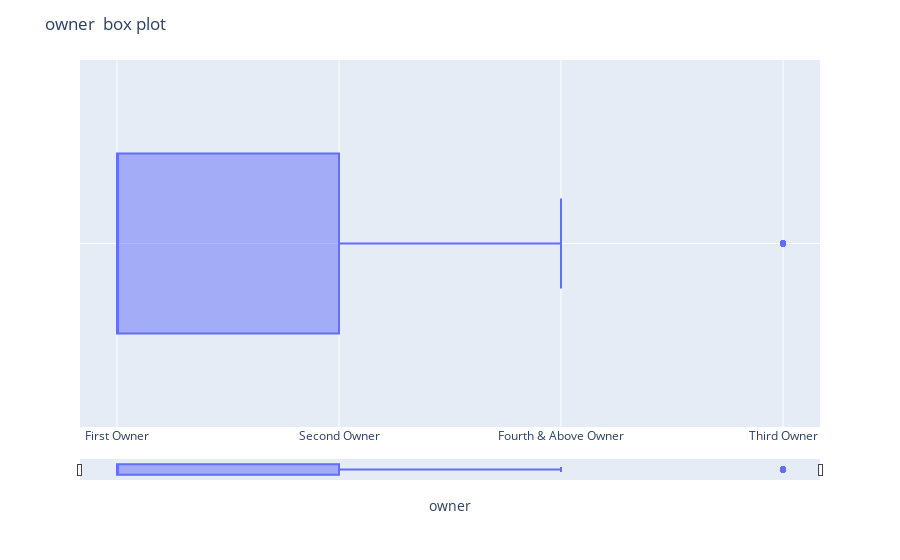

The cell this chart's notebook holds for it:
### Code cell
import plotly.express as px

# Filter the dataframe so that it does not crash the browser
df_filtered = final_dataset.head(1000)

# Construct the graph and style it. Further customize your graph by editing this code.
# See Plotly Documentation for help: https://plotly.com/python/plotly-express/
fig = px.box(df_filtered, x='owner', points='outliers')
fig.update_layout(
    title='owner  box plot', 
    xaxis = dict(
        showgrid=True, 
        rangeslider = dict(
            visible=True, 
            thickness=0.05
        )
    ), 
    yaxis = dict(
        showgrid=True
    ), 
    legend = dict(
        orientation='v'
    ), 
    paper_bgcolor='#FFFFFF'
)
fig.show()

### Figure 1 — Plotly figure (JSON) as saved in the notebook; plotly's stock layout.template omitted (floating-point values rounded to 4 significant figures; data arrays with more than 128 entries replaced by an {"elided": "..."} marker saying what was removed)
{"data": [{"alignmentgroup": "True", "boxpoints": "outliers", "hovertemplate": "owner=%{x}<extra></extra>", "legendgroup": "", "marker": {"color": "#636efa"}, "name": "", "notched": false, "offsetgroup": "", "orientation": "h", "showlegend": false, "type": "box", "x": {"elided": "1000 str values"}, "x0": " ", "xaxis": "x", "y0": " ", "yaxis": "y"}], "layout": {"boxmode": "group", "legend": {"orientation": "v", "tracegroupgap": 0}, "margin": {"t": 60}, "paper_bgcolor": "#FFFFFF", "title": {"text": "owner  box plot"}, "xaxis": {"anchor": "y", "domain": [0, 1], "rangeslider": {"thickness": 0.05, "visible": true}, "showgrid": true, "title": {"text": "owner"}}, "yaxis": {"anchor": "x", "domain": [0, 1], "showgrid": true}}}
